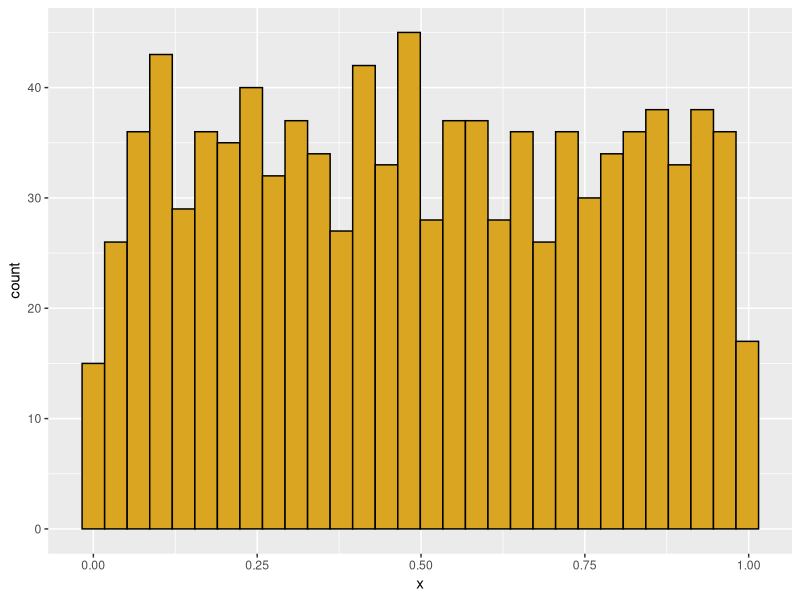
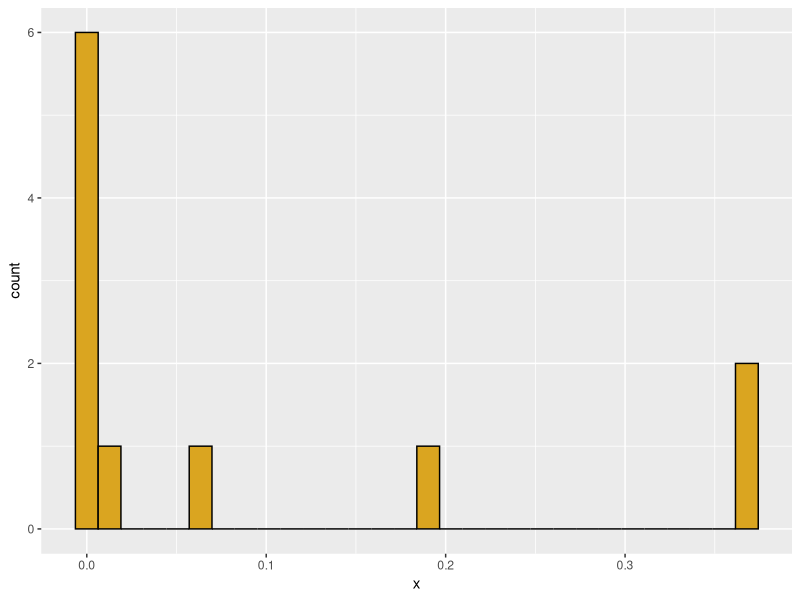
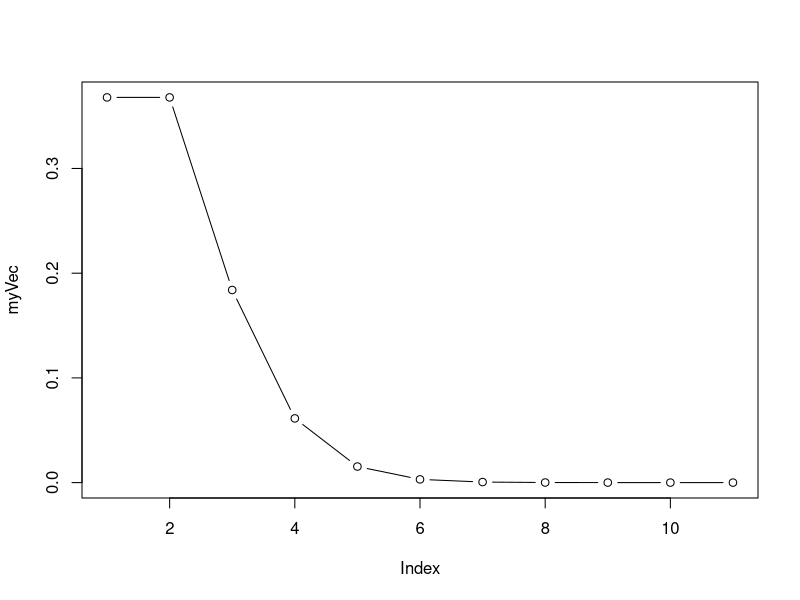
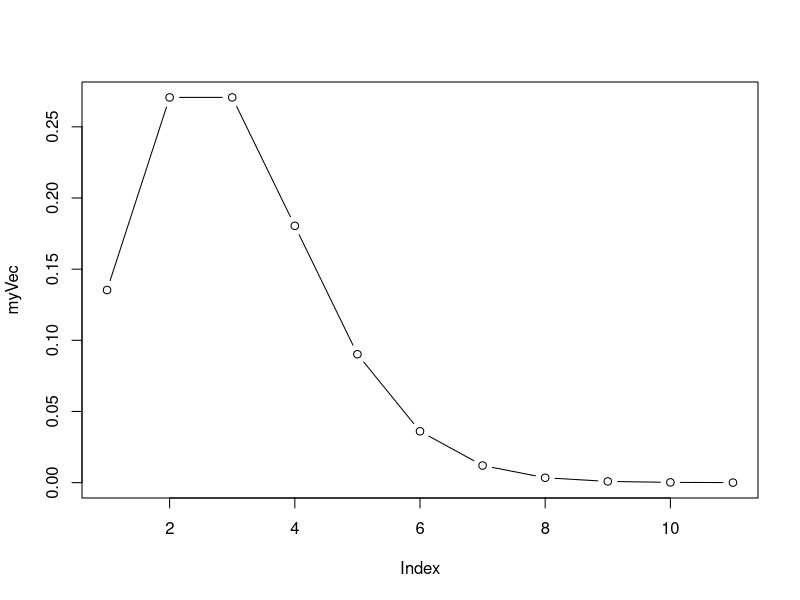
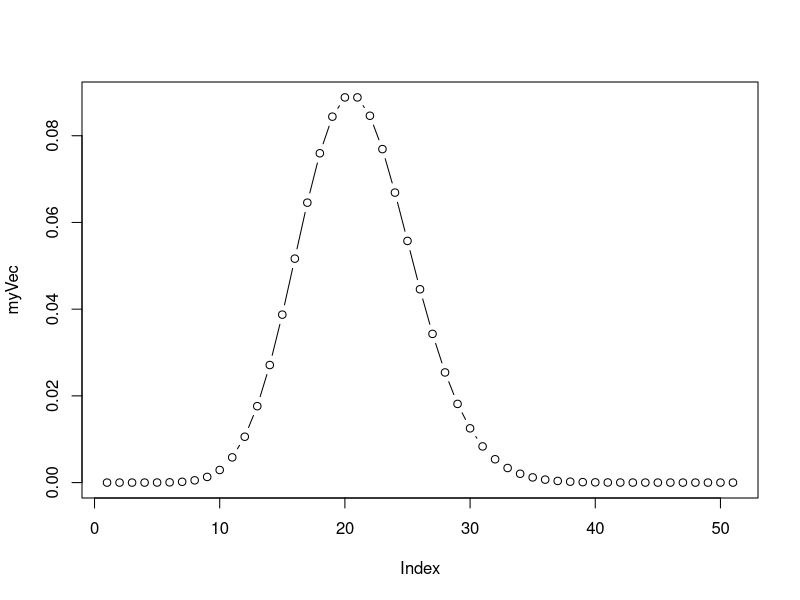
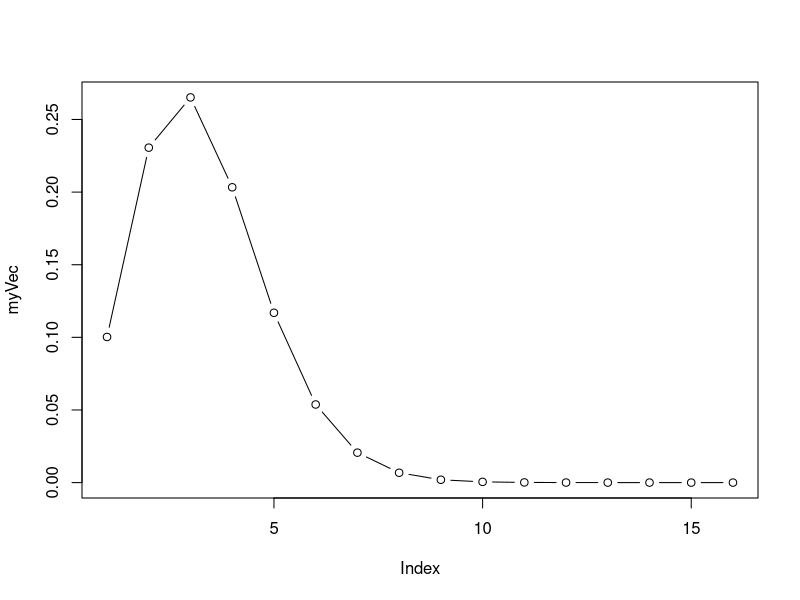
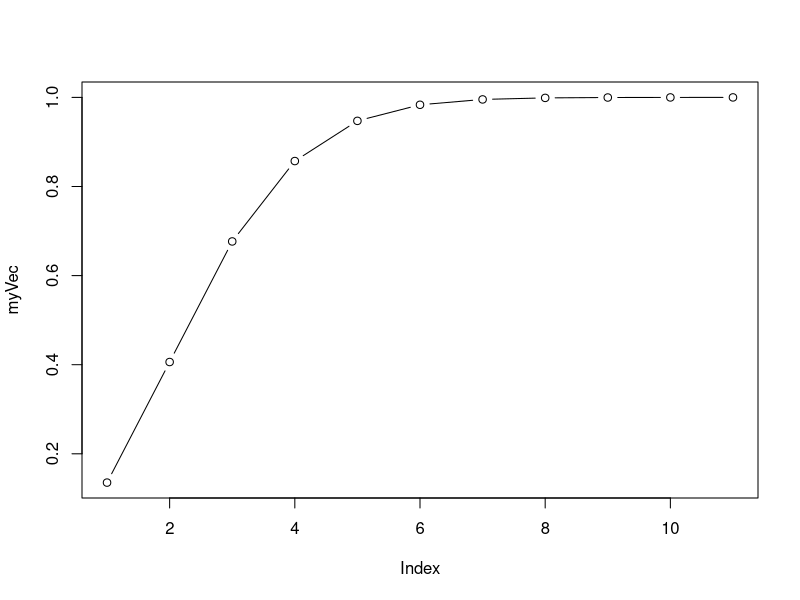
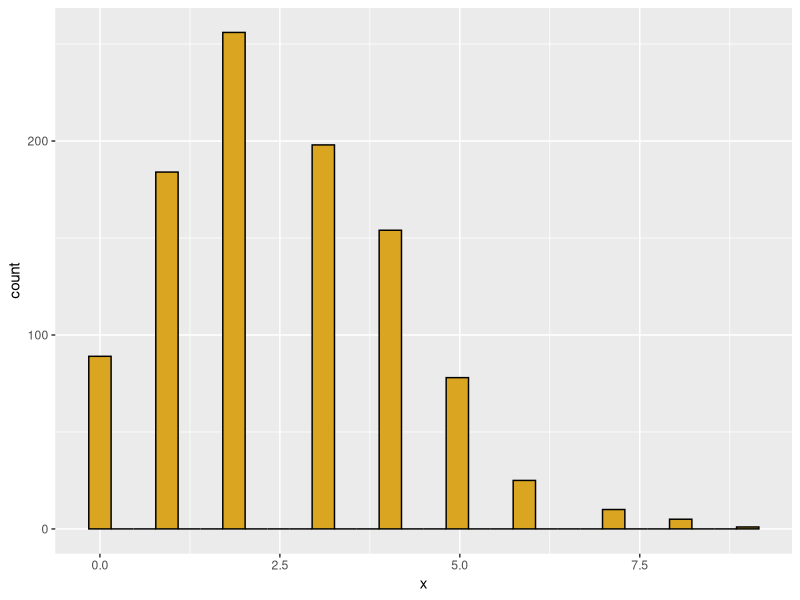

Here is the R script that generated these plots, in order:

## BIOL6100 - Class 15
## Isabelle Smith
## Mar. 06, 2025

## - - - - - - -

## prob. theor.

## - - - - - - -



## Build a plotting function
## - - - - - - -

############################
# Function: my_histo
# Purpose: creates a ggplot histogram
# Requires: ggplot
# Input: a numeric vector
# Output: a ggplot histogram

############################
# Function: my_histo
# Purpose: creates a ggplot histogram
# Requires: ggplot
# Input: a numeric vector
# Output: a ggplot histogram
library(ggplot2)
my_histo <- function(x=NULL) {
  if(is.null(x)) df=data.frame(x=runif(1000)) else df<-data.frame(x=x)
  p1 <- ggplot(data=df) +
    aes(x=x) +
    geom_histogram(color="black",fill="goldenrod")
  print(p1)   
  
}
my_histo()

## - - - - - - -





## Poisson distribution
## - - - - - - -

library(MASS)
#-------------------------------------------------
# Poisson distribution
# Discrete X >= 0
# Random events with a constant rate lambda
# (observations per time or per unit area)
# Parameter lambda > 0


## NOTE: "zero-inflated poisson"
## has an additional process
## generating zeroes (see ifelse())


## ALSO: "zero-censored poisson"
## occurs when zeros are not recorded


# "d" function generates probability density
hits <- 0:10
myVec <- dpois(x=hits,lambda=1)
my_histo(myVec)                   ## BAD (for discrete)
plot(myVec, type="b")             ## `b` for both


myVec <- dpois(x=hits,lambda=2)
plot(myVec, type="b")


hits <- 0:50
myVec <- dpois(x=hits,lambda=20)
plot(myVec, type="b")


hits <- 0:15
myVec <- dpois(x=hits,lambda=2.3)
plot(myVec, type="b")


sum(myVec)  # sum of density function = 1.0 (total area under curve)
head(myVec)


# for a Poisson distribution with lambda=2, 
# what is the probability that a single draw will yield X=0?

dpois(x=0,lambda=2)


# "p" function generates cumulative probability density; gives the 
# "lower tail" cumulative area of the distribution

hits <- 0:10
myVec <- ppois(q=hits,lambda=2)
plot(myVec, type="b")


# for a Poisson distribution with lambda=2, 
# what is the probability of getting 1 or fewer hits?

ppois(q=1, lambda=2)


# We could also get this through dpois
p_0 <- dpois(x=0,lambda=2)
p_0
p_1 <- dpois(x=1,lambda=2)
p_1
p_0 + p_1


# The q function is the inverse of p
# What is the number of hits corresponding to 50% of the probability mass
qpois(p=0.5,lambda=2.5)                         ## discrete -> not exact
ppois(q=2,lambda=2.5)


           ## randomly generated:
ranPois <- rpois(n=1000,lambda=2.5)
my_histo(ranPois)


# for real or simulated data, we can use the quantile
# function to find the empirical  95% confidence interval on the data

quantile(x=ranPois,probs=c(0.025,0.975))

## - - - - - - -





## Binomial distribution
## - - - - - - -

#-------------------------------------------------
# Binomial distribution
# p = probability of a dichotomous outcome
# size = number of trials
# x = possible outcomes
# outcome x is bounded between 0 and number of trials

# use "d" binom for density function
hits <- 0:10
myVec <- dbinom(x=hits,size=10,prob=0.5)
plot(myVec, type="b")


myCoins <- rbinom(n=50,size=100,prob=0.5)
my_histo(myCoins)


myCoins <- rbinom(n=500,size=100,prob=0.5)
my_histo(myCoins)
quantile(x=myCoins,probs=c(0.025,0.975))

## - - - - - - -





## Negative Binomial distribution
## - - - - - - -

#-------------------------------------------------
# negative binomial: number of failures (values of MyVec)
# in a series of (Bernouli) with p=probability of success 
# before a target number of successes (= size)
# generates a discrete distribution that is more 
# heterogeneous ("overdispersed") than Poisson


hits <- 0:40
myVec <- dnbinom(x=hits, size=5, prob=0.5)
plot(myVec, type="b")


# geometric series is a special case where N= 1 success
# each bar is a constant fraction 1 - "prob" of the bar before it
myVec <- dnbinom(x=hits, size=1, prob=0.1)
plot(myVec, type="b")


## ...

